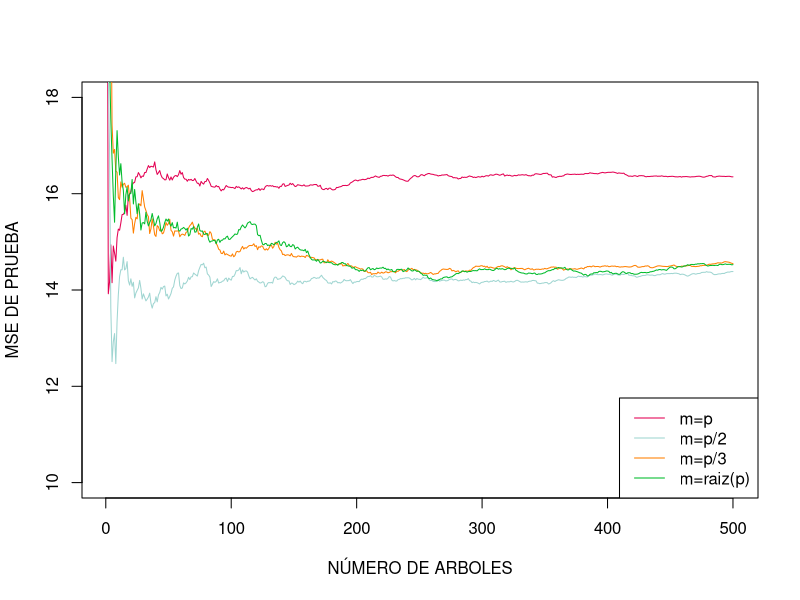

Reproduce this figure in R.
## ---- chunk 1
knitr::opts_chunk$set(
	echo = TRUE,
	message = FALSE,
	warning = FALSE
)
## ---- chunk 2
library(MASS)
library(randomForest)
#Crear los subconjuntos de entreno y de prueba
P = ncol(Boston) - 1
P_2 = trunc(P/2)
P_3 = trunc(P/3)
P_Raiz = trunc(sqrt(P))

set.seed(100)
Train = sample(nrow(Boston), nrow(Boston)/2)
X_Train = Boston[Train, -14]
X_Test = Boston[-Train, -14]
Y_Train = Boston[Train, 14]
Y_Test = Boston[-Train, 14]

Random_Forest_P = randomForest(X_Train, Y_Train, xtest = X_Test, ytest = Y_Test, 
    mtry = P, ntree = 500)

Random_Forest_P2 = randomForest(X_Train, Y_Train, xtest = X_Test, ytest = Y_Test, 
    mtry = P_2, ntree = 500)

Random_Forest_P3 = randomForest(X_Train, Y_Train, xtest = X_Test, ytest = Y_Test, 
    mtry = P_3, ntree = 500)

Random_Forest_Praiz = randomForest(X_Train, Y_Train, xtest = X_Test, ytest = Y_Test, 
    mtry = P_Raiz, ntree = 500)

plot(1:500, Random_Forest_P$test$mse, col = "#E30052", type = "l", xlab = "NÚMERO DE ARBOLES", 
    ylab = "MSE DE PRUEBA", ylim = c(10, 18))
lines(1:500, Random_Forest_P2$test$mse, col = "#9FD5D1", type = "l")
lines(1:500, Random_Forest_P3$test$mse, col = "#FF8000", type = "l")
lines(1:500, Random_Forest_Praiz$test$mse, col = "#00BB2B", type = "l")

legend("bottomright", c("m=p", "m=p/2", "m=p/3", "m=raiz(p)"), col = c("#E30052","#9FD5D1","#FF8000","#00BB2B"),cex = 1, lty = 1)

